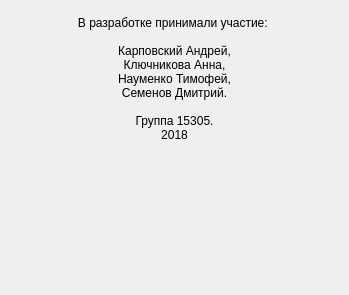
<?xml version="1.0" encoding="UTF-8"?>
<ui version="4.0">
 <class>About</class>
 <widget class="QDialog" name="About">
  <property name="geometry">
   <rect>
    <x>0</x>
    <y>0</y>
    <width>349</width>
    <height>295</height>
   </rect>
  </property>
  <property name="windowTitle">
   <string>Dialog</string>
  </property>
  <layout class="QVBoxLayout" name="verticalLayout_2">
   <item>
    <layout class="QVBoxLayout" name="verticalLayout">
     <item>
      <widget class="QTextBrowser" name="textBrowser">
       <property name="sizePolicy">
        <sizepolicy hsizetype="Minimum" vsizetype="Minimum">
         <horstretch>0</horstretch>
         <verstretch>0</verstretch>
        </sizepolicy>
       </property>
       <property name="styleSheet">
        <string notr="true">background-color:transparent</string>
       </property>
       <property name="html">
        <string>&lt;!DOCTYPE HTML PUBLIC &quot;-//W3C//DTD HTML 4.0//EN&quot; &quot;http://www.w3.org/TR/REC-html40/strict.dtd&quot;&gt;
&lt;html&gt;&lt;head&gt;&lt;meta name=&quot;qrichtext&quot; content=&quot;1&quot; /&gt;&lt;style type=&quot;text/css&quot;&gt;
p, li { white-space: pre-wrap; }
&lt;/style&gt;&lt;/head&gt;&lt;body style=&quot; font-family:'Sans Serif'; font-size:9pt; font-weight:400; font-style:normal;&quot;&gt;
&lt;p align=&quot;center&quot; style=&quot; margin-top:0px; margin-bottom:0px; margin-left:0px; margin-right:0px; -qt-block-indent:0; text-indent:0px;&quot;&gt;&lt;img src=&quot;:/images/help_image_128x128_transp.png&quot; /&gt;&lt;/p&gt;
&lt;p align=&quot;center&quot; style=&quot; margin-top:0px; margin-bottom:0px; margin-left:0px; margin-right:0px; -qt-block-indent:0; text-indent:0px;&quot;&gt;В разработке принимали участие: &lt;/p&gt;
&lt;p align=&quot;center&quot; style=&quot;-qt-paragraph-type:empty; margin-top:0px; margin-bottom:0px; margin-left:0px; margin-right:0px; -qt-block-indent:0; text-indent:0px;&quot;&gt;&lt;br /&gt;&lt;/p&gt;
&lt;p align=&quot;center&quot; style=&quot; margin-top:0px; margin-bottom:0px; margin-left:0px; margin-right:0px; -qt-block-indent:0; text-indent:0px;&quot;&gt;Карповский Андрей,&lt;/p&gt;
&lt;p align=&quot;center&quot; style=&quot; margin-top:0px; margin-bottom:0px; margin-left:0px; margin-right:0px; -qt-block-indent:0; text-indent:0px;&quot;&gt;Ключникова Анна,&lt;/p&gt;
&lt;p align=&quot;center&quot; style=&quot; margin-top:0px; margin-bottom:0px; margin-left:0px; margin-right:0px; -qt-block-indent:0; text-indent:0px;&quot;&gt;Науменко Тимофей,&lt;/p&gt;
&lt;p align=&quot;center&quot; style=&quot; margin-top:0px; margin-bottom:0px; margin-left:0px; margin-right:0px; -qt-block-indent:0; text-indent:0px;&quot;&gt;Семенов Дмитрий.&lt;/p&gt;
&lt;p align=&quot;center&quot; style=&quot;-qt-paragraph-type:empty; margin-top:0px; margin-bottom:0px; margin-left:0px; margin-right:0px; -qt-block-indent:0; text-indent:0px;&quot;&gt;&lt;br /&gt;&lt;/p&gt;
&lt;p align=&quot;center&quot; style=&quot; margin-top:0px; margin-bottom:0px; margin-left:0px; margin-right:0px; -qt-block-indent:0; text-indent:0px;&quot;&gt; Группа 15305. &lt;/p&gt;
&lt;p align=&quot;center&quot; style=&quot; margin-top:0px; margin-bottom:0px; margin-left:0px; margin-right:0px; -qt-block-indent:0; text-indent:0px;&quot;&gt;2018&lt;/p&gt;&lt;/body&gt;&lt;/html&gt;</string>
       </property>
      </widget>
     </item>
    </layout>
   </item>
  </layout>
 </widget>
 <resources/>
 <connections/>
</ui>
